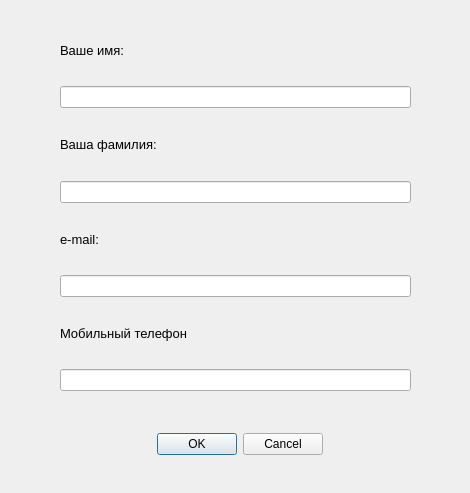
<?xml version="1.0" encoding="UTF-8"?>
<ui version="4.0">
 <class>EditDialog</class>
 <widget class="QDialog" name="EditDialog">
  <property name="geometry">
   <rect>
    <x>0</x>
    <y>0</y>
    <width>470</width>
    <height>493</height>
   </rect>
  </property>
  <property name="windowTitle">
   <string>Edit</string>
  </property>
  <widget class="QDialogButtonBox" name="buttonBox">
   <property name="geometry">
    <rect>
     <x>130</x>
     <y>430</y>
     <width>193</width>
     <height>28</height>
    </rect>
   </property>
   <property name="font">
    <font>
     <pointsize>9</pointsize>
    </font>
   </property>
   <property name="cursor">
    <cursorShape>PointingHandCursor</cursorShape>
   </property>
   <property name="orientation">
    <enum>Qt::Horizontal</enum>
   </property>
   <property name="standardButtons">
    <set>QDialogButtonBox::Cancel|QDialogButtonBox::Ok</set>
   </property>
  </widget>
  <widget class="QWidget" name="verticalLayoutWidget">
   <property name="geometry">
    <rect>
     <x>60</x>
     <y>20</y>
     <width>351</width>
     <height>371</height>
    </rect>
   </property>
   <layout class="QVBoxLayout" name="verticalLayout">
    <item>
     <widget class="QLabel" name="label_1">
      <property name="font">
       <font>
        <pointsize>10</pointsize>
       </font>
      </property>
      <property name="text">
       <string>Ваше имя:</string>
      </property>
     </widget>
    </item>
    <item>
     <widget class="QLineEdit" name="editName"/>
    </item>
    <item>
     <widget class="QLabel" name="label_2">
      <property name="font">
       <font>
        <pointsize>10</pointsize>
       </font>
      </property>
      <property name="text">
       <string>Ваша фамилия:</string>
      </property>
     </widget>
    </item>
    <item>
     <widget class="QLineEdit" name="editSurname"/>
    </item>
    <item>
     <widget class="QLabel" name="label_3">
      <property name="font">
       <font>
        <pointsize>10</pointsize>
       </font>
      </property>
      <property name="text">
       <string>e-mail:</string>
      </property>
     </widget>
    </item>
    <item>
     <widget class="QLineEdit" name="editEmail"/>
    </item>
    <item>
     <widget class="QLabel" name="label_4">
      <property name="font">
       <font>
        <pointsize>10</pointsize>
       </font>
      </property>
      <property name="text">
       <string>Мобильный телефон</string>
      </property>
     </widget>
    </item>
    <item>
     <widget class="QLineEdit" name="editPhoneNumber"/>
    </item>
   </layout>
  </widget>
 </widget>
 <resources/>
 <connections>
  <connection>
   <sender>buttonBox</sender>
   <signal>accepted()</signal>
   <receiver>EditDialog</receiver>
   <slot>accept()</slot>
   <hints>
    <hint type="sourcelabel">
     <x>248</x>
     <y>254</y>
    </hint>
    <hint type="destinationlabel">
     <x>157</x>
     <y>274</y>
    </hint>
   </hints>
  </connection>
  <connection>
   <sender>buttonBox</sender>
   <signal>rejected()</signal>
   <receiver>EditDialog</receiver>
   <slot>reject()</slot>
   <hints>
    <hint type="sourcelabel">
     <x>316</x>
     <y>260</y>
    </hint>
    <hint type="destinationlabel">
     <x>286</x>
     <y>274</y>
    </hint>
   </hints>
  </connection>
 </connections>
</ui>
